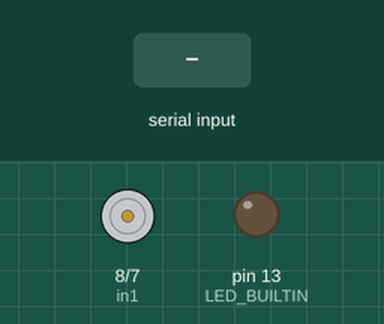
Simulated run of this sketch. Board: Arduino Uno, built with avr-gcc and run on an emulated ATmega328P. On the bench: motor-driver pin pairs drawn as motors (green arrow = first pin HIGH = forward, orange = second pin HIGH = backward, longer = more drive, scaled by the enable pin), output pins drawn as LEDs (lit = HIGH). Dashed ring = blinking. The inputs (shaded band) are chosen by the test bench.

Above: at 1.2 s.
1.3 s: "3\n" received over Serial
At 1.42 s:
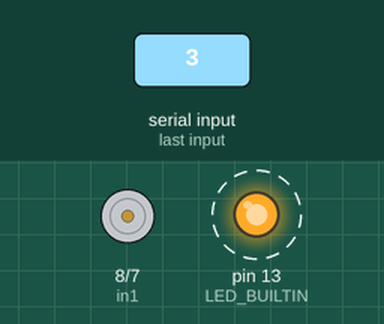
3.5 s: "1\n" received over Serial
At 3.8 s:
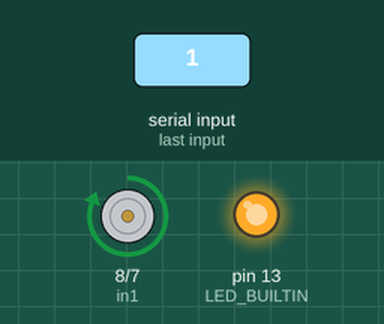
5.0 s: "2\n" received over Serial
At 6.1 s:
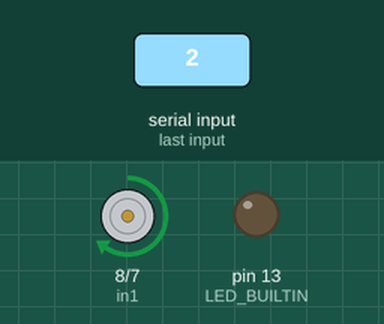
6.5 s: "90,45\n" received over Serial
At 7.2 s:
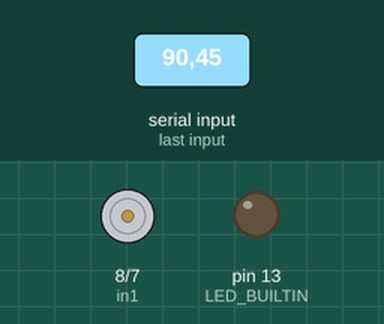
8.0 s: "1\n" received over Serial
At 8.4 s:
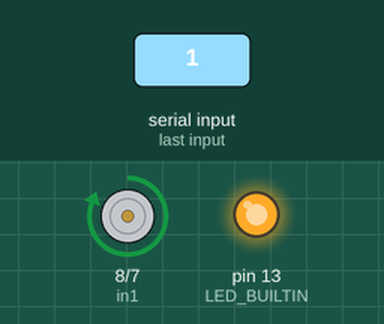
9.5 s: "30,150\n" received over Serial
At 10.7 s:
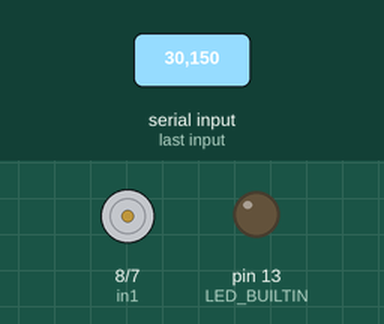
Timing chart, 0 to 12.0 s (numbered marks = the images above; inputs shaded):
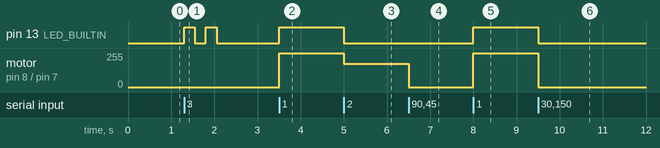

The sketch:

sudden-stop-motor.ino
```cpp
int enA = 9;
int in1 = 8;
int in2 = 7;
int num;
int val = 0;

void setup() {
  // put your setup code here, to run once:
  pinMode(enA, OUTPUT);

  pinMode(in1, OUTPUT);
  pinMode(in2, OUTPUT);


  // Turn off motors - Initial state
  digitalWrite(in1, LOW);
  digitalWrite(in2, LOW);
  analogWrite(enA, 255);
  Serial.begin(115200);
  Serial.setTimeout(1);
  pinMode(LED_BUILTIN, OUTPUT);
  digitalWrite(LED_BUILTIN, val);

}

void loop() {

while (!Serial.available());
  num = Serial.readString().toInt();
  if (num == 1){
    val = 1;
    digitalWrite(LED_BUILTIN,val);
   analogWrite(enA, 255);
  digitalWrite(in1, HIGH);
  digitalWrite(in2, LOW);
  }
  else if (num == 2){
    val = 0;
    digitalWrite(LED_BUILTIN,val);
    analogWrite(enA, 175);
    digitalWrite(in1, HIGH);
  digitalWrite(in2, LOW);
  }
  else if (num == 3){
    val = !val;
    digitalWrite(LED_BUILTIN,val);
    delay(250);
    val = !val;
    digitalWrite(LED_BUILTIN,val);
    delay(250);
    val = !val;
    digitalWrite(LED_BUILTIN,val);
    delay(250);
    val = !val;
    digitalWrite(LED_BUILTIN,val);
    delay(250);
    digitalWrite(in1, LOW);
    digitalWrite(in2, LOW);
  }
  else{
    digitalWrite(LED_BUILTIN,0);
    digitalWrite(in1, LOW);
    digitalWrite(in2, LOW);
  }
}
```

Measured:
- after the input at 1.3 s, pin 13 (LED_BUILTIN): alternates HIGH for 0.25 s and LOW for 0.25 s, 4 changes in all, then stays LOW, starting at once
- after the input at 3.5 s, pin 13 (LED_BUILTIN): LOW → HIGH at once; motor on pin 8 (in1) / pin 7 (in2): stopped → forward 255/255 at once
- after the input at 5.0 s, pin 13 (LED_BUILTIN): HIGH → LOW at once; motor on pin 8 (in1) / pin 7 (in2): forward 255/255 → forward 175/255 at once
- after the input at 6.5 s, motor on pin 8 (in1) / pin 7 (in2): forward 175/255 → stopped at once
- after the input at 8.0 s, pin 13 (LED_BUILTIN): LOW → HIGH at once; motor on pin 8 (in1) / pin 7 (in2): stopped → forward 255/255 at once
- after the input at 9.5 s, pin 13 (LED_BUILTIN): HIGH → LOW at once; motor on pin 8 (in1) / pin 7 (in2): forward 255/255 → stopped at once
